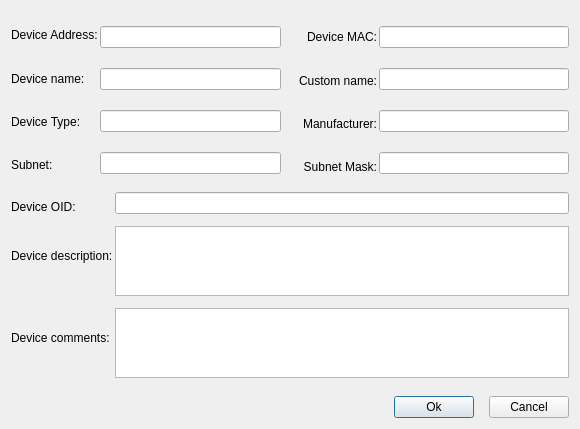
<?xml version="1.0" encoding="UTF-8"?>
<ui version="4.0">
 <class>DeviceInfo</class>
 <widget class="QDialog" name="DeviceInfo">
  <property name="geometry">
   <rect>
    <x>0</x>
    <y>0</y>
    <width>580</width>
    <height>420</height>
   </rect>
  </property>
  <property name="windowTitle">
   <string> Device Properties </string>
  </property>
  <layout class="QVBoxLayout" name="verticalLayout_8">
   <property name="spacing">
    <number>18</number>
   </property>
   <item>
    <layout class="QVBoxLayout" name="verticalLayout_7">
     <item>
      <spacer name="verticalSpacer">
       <property name="orientation">
        <enum>Qt::Vertical</enum>
       </property>
       <property name="sizeType">
        <enum>QSizePolicy::Minimum</enum>
       </property>
       <property name="sizeHint" stdset="0">
        <size>
         <width>20</width>
         <height>15</height>
        </size>
       </property>
      </spacer>
     </item>
     <item>
      <layout class="QHBoxLayout" name="horizontalLayout_4">
       <item>
        <layout class="QHBoxLayout" name="horizontalLayout_2">
         <property name="spacing">
          <number>2</number>
         </property>
         <item>
          <layout class="QVBoxLayout" name="verticalLayout_4">
           <property name="spacing">
            <number>25</number>
           </property>
           <item>
            <widget class="QLabel" name="label">
             <property name="text">
              <string>Device Address:</string>
             </property>
             <property name="alignment">
              <set>Qt::AlignLeading|Qt::AlignLeft|Qt::AlignVCenter</set>
             </property>
             <property name="wordWrap">
              <bool>false</bool>
             </property>
            </widget>
           </item>
           <item>
            <widget class="QLabel" name="label_3">
             <property name="text">
              <string>Device name:</string>
             </property>
            </widget>
           </item>
           <item>
            <widget class="QLabel" name="label_5">
             <property name="text">
              <string>Device Type:</string>
             </property>
            </widget>
           </item>
           <item>
            <widget class="QLabel" name="label_7">
             <property name="text">
              <string>Subnet:</string>
             </property>
            </widget>
           </item>
          </layout>
         </item>
         <item>
          <layout class="QVBoxLayout" name="verticalLayout_3">
           <property name="spacing">
            <number>20</number>
           </property>
           <item>
            <widget class="QLineEdit" name="devIp">
             <property name="enabled">
              <bool>true</bool>
             </property>
             <property name="readOnly">
              <bool>true</bool>
             </property>
            </widget>
           </item>
           <item>
            <widget class="QLineEdit" name="devName">
             <property name="enabled">
              <bool>true</bool>
             </property>
             <property name="readOnly">
              <bool>true</bool>
             </property>
            </widget>
           </item>
           <item>
            <widget class="QLineEdit" name="devType">
             <property name="enabled">
              <bool>true</bool>
             </property>
             <property name="readOnly">
              <bool>true</bool>
             </property>
            </widget>
           </item>
           <item>
            <widget class="QLineEdit" name="devSubnet">
             <property name="enabled">
              <bool>true</bool>
             </property>
             <property name="dragEnabled">
              <bool>true</bool>
             </property>
             <property name="readOnly">
              <bool>true</bool>
             </property>
            </widget>
           </item>
          </layout>
         </item>
        </layout>
       </item>
       <item>
        <layout class="QHBoxLayout" name="horizontalLayout">
         <property name="spacing">
          <number>2</number>
         </property>
         <item>
          <layout class="QVBoxLayout" name="verticalLayout">
           <property name="spacing">
            <number>25</number>
           </property>
           <item>
            <widget class="QLabel" name="label_2">
             <property name="text">
              <string>Device MAC:</string>
             </property>
             <property name="alignment">
              <set>Qt::AlignBottom|Qt::AlignRight|Qt::AlignTrailing</set>
             </property>
            </widget>
           </item>
           <item>
            <widget class="QLabel" name="label_4">
             <property name="text">
              <string>Custom name:</string>
             </property>
             <property name="alignment">
              <set>Qt::AlignBottom|Qt::AlignRight|Qt::AlignTrailing</set>
             </property>
            </widget>
           </item>
           <item>
            <widget class="QLabel" name="label_6">
             <property name="text">
              <string>Manufacturer:</string>
             </property>
             <property name="alignment">
              <set>Qt::AlignBottom|Qt::AlignRight|Qt::AlignTrailing</set>
             </property>
            </widget>
           </item>
           <item>
            <widget class="QLabel" name="label_8">
             <property name="text">
              <string>Subnet Mask:</string>
             </property>
             <property name="alignment">
              <set>Qt::AlignBottom|Qt::AlignRight|Qt::AlignTrailing</set>
             </property>
            </widget>
           </item>
          </layout>
         </item>
         <item>
          <layout class="QVBoxLayout" name="verticalLayout_2">
           <property name="spacing">
            <number>20</number>
           </property>
           <item>
            <widget class="QLineEdit" name="devMac">
             <property name="enabled">
              <bool>true</bool>
             </property>
             <property name="readOnly">
              <bool>true</bool>
             </property>
            </widget>
           </item>
           <item>
            <widget class="QLineEdit" name="devUserDefinedName">
             <property name="enabled">
              <bool>true</bool>
             </property>
            </widget>
           </item>
           <item>
            <widget class="QLineEdit" name="devFac">
             <property name="enabled">
              <bool>true</bool>
             </property>
             <property name="dragEnabled">
              <bool>false</bool>
             </property>
             <property name="readOnly">
              <bool>true</bool>
             </property>
            </widget>
           </item>
           <item>
            <widget class="QLineEdit" name="devMask">
             <property name="enabled">
              <bool>true</bool>
             </property>
             <property name="dragEnabled">
              <bool>false</bool>
             </property>
             <property name="readOnly">
              <bool>true</bool>
             </property>
            </widget>
           </item>
          </layout>
         </item>
        </layout>
       </item>
      </layout>
     </item>
    </layout>
   </item>
   <item>
    <layout class="QHBoxLayout" name="horizontalLayout_3">
     <property name="spacing">
      <number>2</number>
     </property>
     <item>
      <layout class="QVBoxLayout" name="verticalLayout_6" stretch="0,1,1">
       <property name="topMargin">
        <number>8</number>
       </property>
       <item>
        <widget class="QLabel" name="label_10">
         <property name="text">
          <string>Device OID:</string>
         </property>
         <property name="alignment">
          <set>Qt::AlignBottom|Qt::AlignLeading|Qt::AlignLeft</set>
         </property>
        </widget>
       </item>
       <item>
        <widget class="QLabel" name="label_11">
         <property name="text">
          <string>Device description:</string>
         </property>
        </widget>
       </item>
       <item>
        <widget class="QLabel" name="label_9">
         <property name="text">
          <string>Device comments:</string>
         </property>
        </widget>
       </item>
      </layout>
     </item>
     <item>
      <layout class="QVBoxLayout" name="verticalLayout_5">
       <property name="spacing">
        <number>12</number>
       </property>
       <item>
        <widget class="QLineEdit" name="devOid">
         <property name="enabled">
          <bool>true</bool>
         </property>
         <property name="readOnly">
          <bool>true</bool>
         </property>
        </widget>
       </item>
       <item>
        <widget class="QTextEdit" name="devDesc">
         <property name="readOnly">
          <bool>true</bool>
         </property>
        </widget>
       </item>
       <item>
        <widget class="QTextEdit" name="devRemark"/>
       </item>
      </layout>
     </item>
    </layout>
   </item>
   <item>
    <layout class="QHBoxLayout" name="horizontalLayout_12">
     <property name="spacing">
      <number>15</number>
     </property>
     <item>
      <spacer name="horizontalSpacer">
       <property name="orientation">
        <enum>Qt::Horizontal</enum>
       </property>
       <property name="sizeHint" stdset="0">
        <size>
         <width>40</width>
         <height>20</height>
        </size>
       </property>
      </spacer>
     </item>
     <item>
      <widget class="QPushButton" name="confirmButton">
       <property name="text">
        <string>Ok</string>
       </property>
      </widget>
     </item>
     <item>
      <widget class="QPushButton" name="cancelButton">
       <property name="text">
        <string>Cancel</string>
       </property>
      </widget>
     </item>
    </layout>
   </item>
  </layout>
 </widget>
 <resources/>
 <connections/>
</ui>
